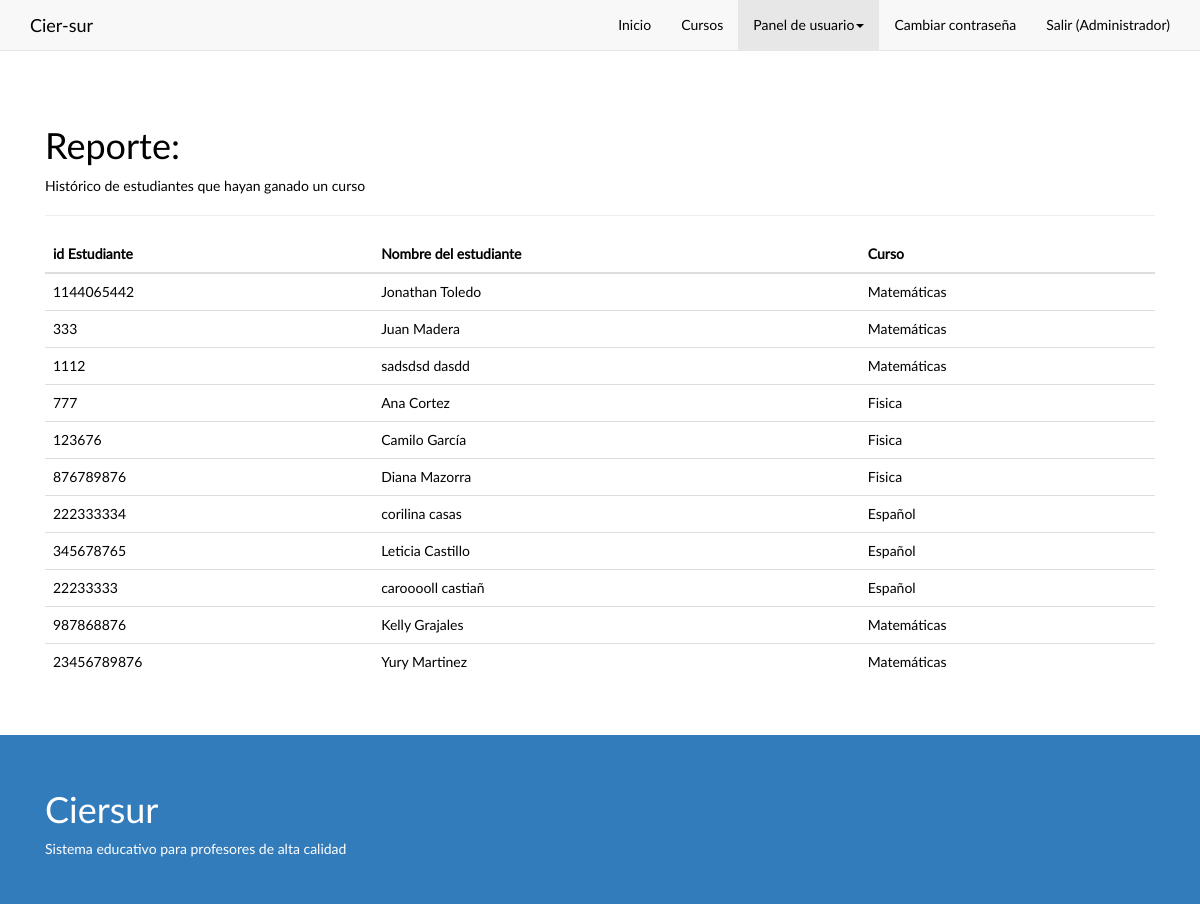
The page /reporte7 (signed in) on the database its author committed.
### app/models.py (models this page shows, shortened)
class Usuario(AbstractBaseUser):
    id_persona = models.OneToOneField(Persona, verbose_name="Cédula de la persona")
    TIPOS = (
        ('1', 'Administrador'),
        ('2', 'Secretaria'),
        ('3', 'Master Teacher'),
        ('4', 'Leader Teacher')
    )
    tipo = models.CharField(max_length=1,choices=TIPOS)
    is_active = models.BooleanField(default=True)
    is_admin = models.BooleanField(default=False)
    objects = CierUserManager()
    USERNAME_FIELD = 'id_persona'
    REQUIRED_FIELDS = ['tipo']
    class Meta:
        verbose_name = "Usuario"
        verbose_name_plural = "Usuarios"
    def get_full_name(self):
        full_name = '%s %s' % (self.id_persona.nombre, self.id_persona.apellidos)
        return full_name.strip()
    def get_short_name(self):
        return self.id_persona.nombre
    def get_tipo(self):
        return self.tipo

class Persona(models.Model):
    cedula = models.IntegerField(primary_key=True)
    nombre = models.CharField(max_length=200)
    apellidos = models.CharField(max_length=200)
    correo = models.CharField(max_length=200, unique=True)
    celular = models.CharField(max_length=200, null=True)
    direccion = models.CharField(max_length=200, null=True)
    fecha_nacimiento = models.DateField()
    SEXOS = (
        ('M', 'Masculino'),
        ('F', 'Femenino'),
    )
    sexo = models.CharField(max_length=1,choices=SEXOS)
    DEPS = (
        ('A', 'Amazonas'),
        ('Caq', 'Caquetá'),
        ('Ca', 'Cauca'),
        ('H', 'Huila'),
        ('N', 'Nariño'),
        ('P', 'Putumayo'),
        ('T', 'Tolima'),
        ('VC', 'Valle del Cauca'),
    )
    departamento = models.CharField(max_length=3,choices=DEPS)
    ciudad = models.CharField(max_length=15)
    class Meta:
        verbose_name = "Persona"
        verbose_name_plural = "Personas"

class LT_Curso(models.Model):
    id_lt = models.ForeignKey(Usuario,verbose_name="Cédula del docente")
    id_curso_cohorte = models.ForeignKey(Cohorte,verbose_name="Curso - Cohorte")
    fecha_inscripcion = models.DateField()
    aprobado =  models.NullBooleanField(default=None)
    class Meta:
        unique_together = (("id_lt", "id_curso_cohorte"),)
    class Meta:
        verbose_name = "Curso-LT"
        verbose_name_plural = "Cursos-LT"

class Cohorte(models.Model):
    id_curso = models.ForeignKey(Curso,verbose_name="Curso")
    semestre = models.CharField(max_length=50)

class Curso(models.Model):
    nombre = models.CharField(max_length=50)
    descripcion = models.TextField()
    slug = models.SlugField(max_length=200, unique=True)
    class Meta:
        verbose_name = "Curso"
        verbose_name_plural = "Cursos"

### app/views.py (the view, shortened to what this page needs)
# urls.py: url(r'^reporte7\/?$', views.Reporte7, name="reporte7"),
def Reporte7(request):
    template = loader.get_template('mensaje.html')
    ltcurso = models.LT_Curso.objects.all().exclude(aprobado=None).exclude(aprobado=False)
    template = loader.get_template('reportes/reporte7.html')
    context = RequestContext(request, {
        'title': 'Histórico de estudiantes que hayan ganado un curso - CIER-SUR',
        'nbar': 'panel',
        'object_list': ltcurso
    })
    return HttpResponse(template.render(context))

### templates/reportes/reporte7.html
{% extends "base.html" %}
{% block content %}
    <div class="section">
        <div class="container">
            <div class="row">
                <div class="col-md-12">
                    <div class="page-header">
                        <h1>Reporte:</h1>
                        <p>Histórico de estudiantes que hayan ganado un curso</p>
                    </div>
                    <div class="table-responsive">
                    <table class="table">
                        <thead>
                            <tr>
                                <th data-field="id">id Estudiante</th>
                                <th data-field="nombre">Nombre del estudiante</th>
                                <th data-field="curso">Curso</th>
                            </tr>
                        </thead>
                        <tbody>
                            {% for object in object_list %}
                                <tr>
                                    <td>{{ object.id_lt.id_persona.cedula }}</td>
                                    <td>{{ object.id_lt.get_full_name }}</td>
                                    <td>{{ object.id_curso_cohorte.id_curso.nombre }}</td>
                                </tr>
                            {% endfor %}
                        </tbody>
                    </table>
                    </div>
                </div>
            </div>
        </div>
    </div>
{% endblock %}

### templates/base.html (shortened to what this page needs)
{% load staticfiles %}
<!DOCTYPE html>
<html>
    <head>
        <link href="{% static "css/font-awesome.min.css" %}" rel="stylesheet" type="text/css">
        <link href="{% static "css/bootstrapOrg.min.css" %}" rel="stylesheet" type="text/css">
        <link href="{% static "css/bootstrap.css" %}" rel="stylesheet" type="text/css">
        <link href="{% static "css/ciersur.css" %}" rel="stylesheet" type="text/css">
    </head>
    <body>
        <div class="navbar navbar-default navbar-static-top">
            <div class="container">
                <div class="navbar-header">
                    <a class="navbar-brand" href="{% url "index" %}"><span>Cier-sur</span></a>
                </div>
                <div class="collapse navbar-collapse" id="navbar-ex-collapse">
                    <ul class="nav navbar-nav navbar-right">
                        <li class="{% if nbar == 'inicio' %}active{% endif %}">
                            <a href="{% url "index" %}">Inicio</a>
                        </li>
                        <li class="{% if nbar == 'curso_list' %}active{% endif %}">
                            <a href="{% url "curso_list" %}">Cursos</a>
                        </li>
                        {% if user.is_authenticated %}
                            <li class="dropdown {% if nbar == 'panel' %}active{% endif %}">
                                <a href="#" data-toggle="dropdown" class="dropdown-toggle">Panel de usuario<b class="caret"></b></a>
                            </li>
                            <li class="{% if nbar == 'password_change' %}active{% endif %}">
                                <a href="{% url 'password_change' %}">Cambiar contraseña</a>
                            </li>
                            <li>
                                <a href="{% url 'logout' %}">Salir ({{ user.get_short_name }})</a>
                            </li>
                        {% endif %}
                    </ul>
                </div>
            </div>
        </div>
        {% block content %} {% endblock %}
        <footer class="section section-primary">
            <div class="container">
                <div class="row">
                    <div class="col-sm-6">
                        <h1>Ciersur</h1>
                        <p>Sistema educativo para profesores de alta calidad</p>
                    </div>
                </div>
            </div>
        </footer>
    </body>
</html>

### rows shown on the page
Usuario: get_short_name "Administrador"
LT_Curso: id_lt.id_persona.cedula "1144065442", id_lt.get_full_name "Jonathan Toledo", id_curso_cohorte.id_curso.nombre "Matemáticas"
LT_Curso: id_lt.id_persona.cedula "333", id_lt.get_full_name "Juan Madera", id_curso_cohorte.id_curso.nombre "Matemáticas"
LT_Curso: id_lt.id_persona.cedula "1112", id_lt.get_full_name "sadsdsd dasdd", id_curso_cohorte.id_curso.nombre "Matemáticas"
LT_Curso: id_lt.id_persona.cedula "777", id_lt.get_full_name "Ana Cortez", id_curso_cohorte.id_curso.nombre "Fisica"
LT_Curso: id_lt.id_persona.cedula "123676", id_lt.get_full_name "Camilo García", id_curso_cohorte.id_curso.nombre "Fisica"
LT_Curso: id_lt.id_persona.cedula "876789876", id_lt.get_full_name "Diana Mazorra", id_curso_cohorte.id_curso.nombre "Fisica"
LT_Curso: id_lt.id_persona.cedula "222333334", id_lt.get_full_name "corilina casas", id_curso_cohorte.id_curso.nombre "Español"
LT_Curso: id_lt.id_persona.cedula "345678765", id_lt.get_full_name "Leticia Castillo", id_curso_cohorte.id_curso.nombre "Español"
LT_Curso: id_lt.id_persona.cedula "22233333", id_lt.get_full_name "carooooll castiañ", id_curso_cohorte.id_curso.nombre "Español"
LT_Curso: id_lt.id_persona.cedula "987868876", id_lt.get_full_name "Kelly Grajales", id_curso_cohorte.id_curso.nombre "Matemáticas"
LT_Curso: id_lt.id_persona.cedula "23456789876", id_lt.get_full_name "Yury Martinez", id_curso_cohorte.id_curso.nombre "Matemáticas"
